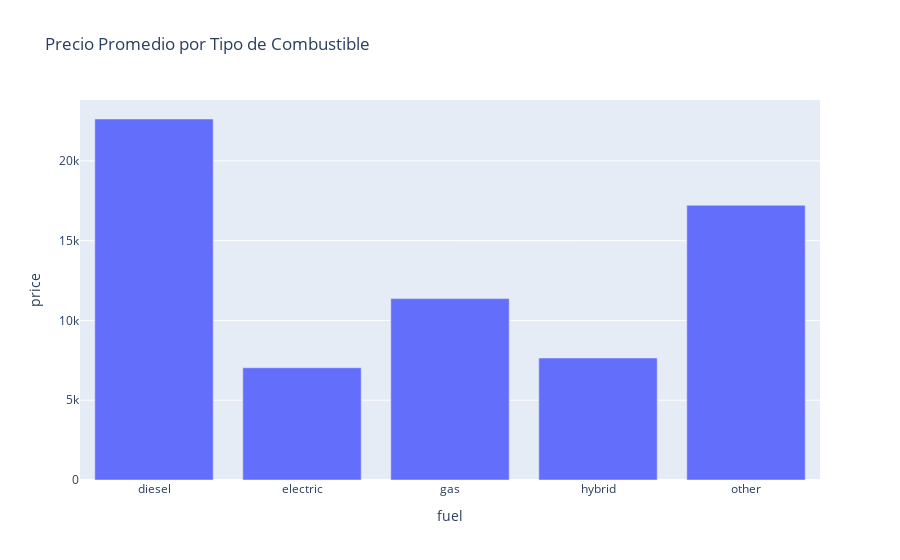

The notebook cell saved with this chart:
### Code cell
# Promedio de precios por tipo de combustible
fuel_avg_price = car_data.groupby('fuel')['price'].mean().reset_index()
fig = px.bar(fuel_avg_price, x='fuel', y='price', title="Precio Promedio por Tipo de Combustible")
fig.show()

### Figure 1 — Plotly figure (JSON) as saved in the notebook; plotly's stock layout.template omitted (floating-point values rounded to 4 significant figures)
{"data": [{"hovertemplate": "fuel=%{x}<br>price=%{y}<extra></extra>", "legendgroup": "", "marker": {"color": "#636efa", "pattern": {"shape": ""}}, "name": "", "orientation": "v", "showlegend": false, "textposition": "auto", "type": "bar", "x": ["diesel", "electric", "gas", "hybrid", "other"], "xaxis": "x", "y": [22630.0, 7034.0, 11370.0, 7646.0, 17220.0], "yaxis": "y"}], "layout": {"barmode": "relative", "legend": {"tracegroupgap": 0}, "title": {"text": "Precio Promedio por Tipo de Combustible"}, "xaxis": {"anchor": "y", "domain": [0, 1], "title": {"text": "fuel"}}, "yaxis": {"anchor": "x", "domain": [0, 1], "title": {"text": "price"}}}}
